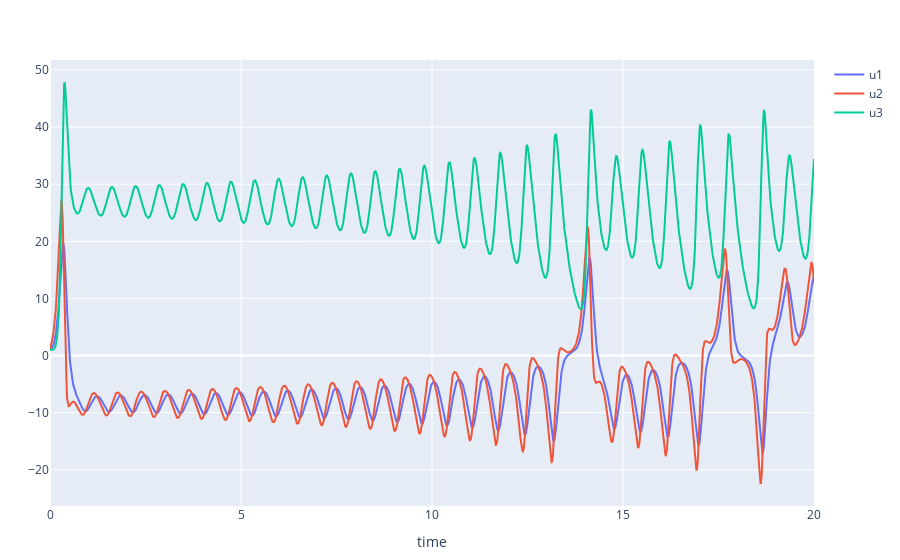

Notebook code cell kept with this figure:
### Code cell
plot_ode_3d(lorenz, u0, 0:0.01:20)

### Figure 1 — Plotly figure (JSON) as saved in the notebook; plotly's stock layout.template omitted (floating-point values rounded to 4 significant figures; data arrays with more than 128 entries replaced by an {"elided": "..."} marker saying what was removed)
{"data": [{"mode": "lines", "name": "u1", "showlegend": true, "type": "scatter", "x": {"elided": "2001 float values"}, "y": {"elided": "2001 float values"}}, {"mode": "lines", "name": "u2", "showlegend": true, "type": "scatter", "x": {"elided": "2001 float values"}, "y": {"elided": "2001 float values"}}, {"mode": "lines", "name": "u3", "showlegend": true, "type": "scatter", "x": {"elided": "2001 float values"}, "y": {"elided": "2001 float values"}}], "layout": {"margin": {"b": 50, "l": 50, "r": 50, "t": 60}, "xaxis": {"title": {"text": "time"}}}}
